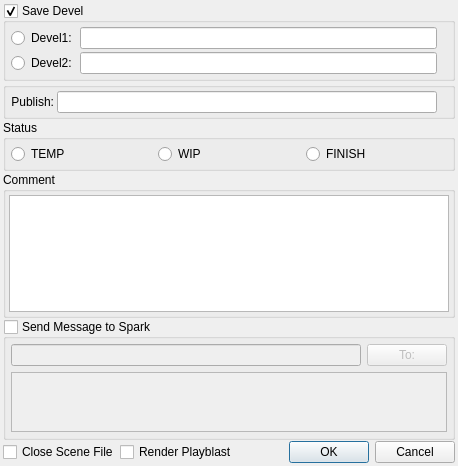
<?xml version="1.0" encoding="UTF-8"?>
<ui version="4.0">
 <class>Dialog</class>
 <widget class="QDialog" name="Dialog">
  <property name="geometry">
   <rect>
    <x>0</x>
    <y>0</y>
    <width>458</width>
    <height>466</height>
   </rect>
  </property>
  <property name="windowTitle">
   <string>Dialog</string>
  </property>
  <layout class="QVBoxLayout" name="verticalLayout">
   <property name="spacing">
    <number>1</number>
   </property>
   <property name="margin">
    <number>3</number>
   </property>
   <item>
    <widget class="QGroupBox" name="groupBox">
     <property name="title">
      <string>Save Devel</string>
     </property>
     <property name="checkable">
      <bool>true</bool>
     </property>
     <layout class="QGridLayout" name="gridLayout">
      <property name="leftMargin">
       <number>5</number>
      </property>
      <property name="topMargin">
       <number>4</number>
      </property>
      <property name="rightMargin">
       <number>5</number>
      </property>
      <property name="bottomMargin">
       <number>4</number>
      </property>
      <property name="spacing">
       <number>3</number>
      </property>
      <item row="0" column="0">
       <widget class="QRadioButton" name="Devel1_radioButton">
        <property name="text">
         <string>Devel1:</string>
        </property>
       </widget>
      </item>
      <item row="0" column="1">
       <widget class="QLineEdit" name="Devel1_lineEdit">
        <property name="readOnly">
         <bool>true</bool>
        </property>
       </widget>
      </item>
      <item row="1" column="0">
       <widget class="QRadioButton" name="Devel2_radioButton">
        <property name="text">
         <string>Devel2:</string>
        </property>
       </widget>
      </item>
      <item row="1" column="1">
       <widget class="QLineEdit" name="Devel2_lineEdit">
        <property name="readOnly">
         <bool>true</bool>
        </property>
       </widget>
      </item>
      <item row="0" column="2">
       <widget class="QLabel" name="Devel1_label">
        <property name="text">
         <string/>
        </property>
       </widget>
      </item>
      <item row="1" column="2">
       <widget class="QLabel" name="Devel2_label">
        <property name="text">
         <string/>
        </property>
       </widget>
      </item>
     </layout>
    </widget>
   </item>
   <item>
    <widget class="QGroupBox" name="groupBox_4">
     <property name="title">
      <string/>
     </property>
     <layout class="QGridLayout" name="gridLayout_6">
      <property name="leftMargin">
       <number>5</number>
      </property>
      <property name="topMargin">
       <number>3</number>
      </property>
      <property name="rightMargin">
       <number>5</number>
      </property>
      <property name="bottomMargin">
       <number>3</number>
      </property>
      <property name="spacing">
       <number>3</number>
      </property>
      <item row="0" column="0">
       <widget class="QLabel" name="label_3">
        <property name="text">
         <string>Publish:</string>
        </property>
        <property name="alignment">
         <set>Qt::AlignRight|Qt::AlignTrailing|Qt::AlignVCenter</set>
        </property>
       </widget>
      </item>
      <item row="0" column="1">
       <widget class="QLineEdit" name="Publish_lineEdit">
        <property name="readOnly">
         <bool>true</bool>
        </property>
       </widget>
      </item>
      <item row="0" column="2">
       <widget class="QLabel" name="Publish_label">
        <property name="text">
         <string/>
        </property>
       </widget>
      </item>
     </layout>
    </widget>
   </item>
   <item>
    <widget class="QGroupBox" name="groupBox_2">
     <property name="title">
      <string>Status</string>
     </property>
     <layout class="QGridLayout" name="gridLayout_4">
      <property name="leftMargin">
       <number>5</number>
      </property>
      <property name="topMargin">
       <number>4</number>
      </property>
      <property name="rightMargin">
       <number>5</number>
      </property>
      <property name="bottomMargin">
       <number>4</number>
      </property>
      <item row="0" column="0">
       <layout class="QHBoxLayout" name="horizontalLayout_8">
        <item>
         <widget class="QRadioButton" name="Temp_radioButton">
          <property name="text">
           <string>TEMP</string>
          </property>
         </widget>
        </item>
        <item>
         <widget class="QRadioButton" name="Wip_radioButton">
          <property name="text">
           <string>WIP</string>
          </property>
         </widget>
        </item>
        <item>
         <widget class="QRadioButton" name="Finish_radioButton">
          <property name="text">
           <string>FINISH</string>
          </property>
         </widget>
        </item>
       </layout>
      </item>
     </layout>
    </widget>
   </item>
   <item>
    <widget class="QGroupBox" name="groupBox_3">
     <property name="title">
      <string>Comment</string>
     </property>
     <layout class="QVBoxLayout" name="verticalLayout_2">
      <property name="spacing">
       <number>3</number>
      </property>
      <property name="margin">
       <number>3</number>
      </property>
      <item>
       <widget class="QTextEdit" name="commentTextEdit">
        <property name="sizePolicy">
         <sizepolicy hsizetype="Preferred" vsizetype="Preferred">
          <horstretch>0</horstretch>
          <verstretch>0</verstretch>
         </sizepolicy>
        </property>
       </widget>
      </item>
     </layout>
    </widget>
   </item>
   <item>
    <widget class="QGroupBox" name="sendMsg_gbox">
     <property name="title">
      <string>Send Message to Spark</string>
     </property>
     <property name="flat">
      <bool>false</bool>
     </property>
     <property name="checkable">
      <bool>true</bool>
     </property>
     <property name="checked">
      <bool>false</bool>
     </property>
     <layout class="QGridLayout" name="gridLayout_2">
      <property name="margin">
       <number>5</number>
      </property>
      <item row="1" column="0">
       <widget class="QLineEdit" name="tojid_lineEdit"/>
      </item>
      <item row="1" column="1">
       <widget class="QPushButton" name="touser_btn">
        <property name="text">
         <string>To:</string>
        </property>
       </widget>
      </item>
      <item row="2" column="0" colspan="2">
       <widget class="QTextEdit" name="msg_textedit">
        <property name="maximumSize">
         <size>
          <width>16777215</width>
          <height>60</height>
         </size>
        </property>
       </widget>
      </item>
     </layout>
    </widget>
   </item>
   <item>
    <spacer name="verticalSpacer">
     <property name="orientation">
      <enum>Qt::Vertical</enum>
     </property>
     <property name="sizeHint" stdset="0">
      <size>
       <width>20</width>
       <height>40</height>
      </size>
     </property>
    </spacer>
   </item>
   <item>
    <layout class="QHBoxLayout" name="horizontalLayout">
     <item>
      <widget class="QCheckBox" name="checkBox_close">
       <property name="text">
        <string>Close Scene File</string>
       </property>
      </widget>
     </item>
     <item>
      <widget class="QCheckBox" name="recordPreview_chk">
       <property name="text">
        <string>Render Playblast</string>
       </property>
      </widget>
     </item>
     <item>
      <widget class="QDialogButtonBox" name="buttonBox">
       <property name="orientation">
        <enum>Qt::Horizontal</enum>
       </property>
       <property name="standardButtons">
        <set>QDialogButtonBox::Cancel|QDialogButtonBox::Ok</set>
       </property>
      </widget>
     </item>
    </layout>
   </item>
  </layout>
 </widget>
 <resources/>
 <connections>
  <connection>
   <sender>buttonBox</sender>
   <signal>accepted()</signal>
   <receiver>Dialog</receiver>
   <slot>accept()</slot>
   <hints>
    <hint type="sourcelabel">
     <x>248</x>
     <y>254</y>
    </hint>
    <hint type="destinationlabel">
     <x>157</x>
     <y>274</y>
    </hint>
   </hints>
  </connection>
  <connection>
   <sender>buttonBox</sender>
   <signal>rejected()</signal>
   <receiver>Dialog</receiver>
   <slot>reject()</slot>
   <hints>
    <hint type="sourcelabel">
     <x>316</x>
     <y>260</y>
    </hint>
    <hint type="destinationlabel">
     <x>286</x>
     <y>274</y>
    </hint>
   </hints>
  </connection>
 </connections>
</ui>
